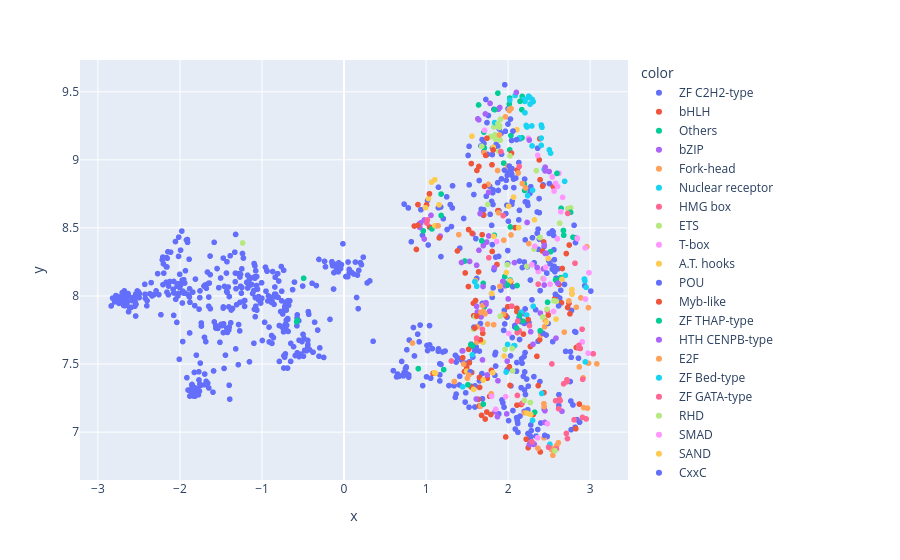
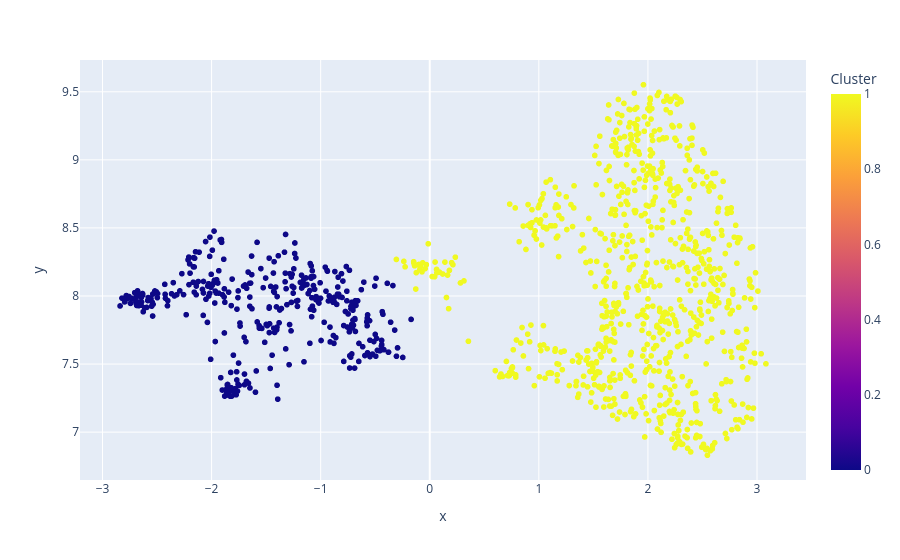

The cell these charts' notebook holds for them, in order:
### Markdown cell above
UMAP components - HDBSCAN clustering with resulting HyperParameters

### Code cell
import plotly.express as px
#hdbscan for two umap components 
#cluster the data using hdbscan
labels = hdbscan.HDBSCAN(
    min_samples=23,
    min_cluster_size=40,
    #metric='euclidean',
    #cluster_selection_epsilon=0.4,
    #cluster_selection_method='eom'
).fit_predict(umap_embeddings)
#visualize the results
clustered = (labels >= 0)
''''
plt.scatter(umap_embeddings[~clustered, 0],
            umap_embeddings[~clustered, 1],
            color=(0.5, 0.5, 0.5),
            s=1,
            alpha=0.5)


plt.scatter(umap_embeddings[clustered, 0],
            umap_embeddings[clustered, 1],
            #c=labels[clustered],
            c= family_label[clustered],
            s=1,
            #cmap='Spectral'
           );
plt.colorbar(scatter, label='label')
'''
fig = px.scatter(x=umap_embeddings[clustered, 0], y=umap_embeddings[clustered, 1], 
                    color=family_label[clustered],
                   size_max=2)
fig.update_layout(coloraxis_colorbar=dict(title='Family'))
fig.show()

fig = px.scatter(x=umap_embeddings[clustered, 0], y=umap_embeddings[clustered, 1], 
                    color=labels[clustered],
                   size_max=2)
fig.update_layout(coloraxis_colorbar=dict(title='Cluster'))
fig.show()

print(np.unique(labels))
num_noise_points = np.sum(labels == -1)

print(f"Number of Noise Points: {num_noise_points}")

### Figure 1 — Plotly figure (JSON) as saved in the notebook; plotly's stock layout.template omitted (floating-point values rounded to 4 significant figures; data arrays with more than 128 entries replaced by an {"elided": "..."} marker saying what was removed)
{"data": [{"hovertemplate": "color=ZF C2H2-type<br>x=%{x}<br>y=%{y}<extra></extra>", "legendgroup": "ZF C2H2-type", "marker": {"color": "#636efa", "symbol": "circle"}, "mode": "markers", "name": "ZF C2H2-type", "showlegend": true, "type": "scattergl", "x": {"elided": "685 float values"}, "xaxis": "x", "y": {"elided": "685 float values"}, "yaxis": "y"}, {"hovertemplate": "color=bHLH<br>x=%{x}<br>y=%{y}<extra></extra>", "legendgroup": "bHLH", "marker": {"color": "#EF553B", "symbol": "circle"}, "mode": "markers", "name": "bHLH", "showlegend": true, "type": "scattergl", "x": [1.518, 0.8821, 2.107, 1.651, 2.491, 2.552, 2.379, 2.113, 1.971, 2.271, 2.65, 1.807, 2.42, 2.016, 1.876, 2.434, 2.108, 1.691, 2.187, 2.754, 2.032, 1.997, 2.386, 2.568, 1.557, 1.74, 1.746, 1.468, 2.245, 2.743, 1.603, 1.551, 2.084, 1.653, 1.527, 2.832, 2.868, 1.864, 2.108, 2.278, 1.58, 1.577, 1.517, 2.367, 1.042, 2.392, 2.159, 1.702, 1.65, 1.64, 1.383, 2.385, 1.086, 1.637, 2.437, 2.306, 1.775, 1.971, 1.684, 2.221, 2.825, 1.721, 1.676, 2.351, 2.024, 2.62, 1.796, 1.495, 1.519], "xaxis": "x", "y": [8.488, 8.342, 7.886, 7.402, 7.86, 8.803, 9.0, 8.926, 7.856, 7.629, 7.95, 8.327, 8.33, 7.48, 8.627, 8.397, 7.909, 7.726, 7.72, 7.869, 8.103, 7.921, 9.155, 7.982, 7.438, 7.148, 7.395, 7.445, 6.885, 7.946, 7.966, 7.332, 8.503, 7.329, 7.509, 7.622, 7.206, 8.231, 7.198, 6.921, 7.855, 7.946, 8.069, 7.342, 8.506, 6.854, 7.203, 8.595, 7.192, 8.177, 8.331, 7.678, 7.432, 7.24, 7.29, 7.13, 7.263, 6.964, 8.45, 6.948, 7.025, 7.096, 7.123, 7.557, 7.343, 8.085, 7.454, 7.475, 7.609], "yaxis": "y"}, {"hovertemplate": "color=Others<br>x=%{x}<br>y=%{y}<extra></extra>", "legendgroup": "Others", "marker": {"color": "#00cc96", "symbol": "circle"}, "mode": "markers", "name": "Others", "showlegend": true, "type": "scattergl", "x": [1.832, 1.711, 1.71, 2.109, 1.545, 1.959, 0.9054, 2.172, 2.198, 2.015, 2.169, 2.02, 2.178, 1.963, 2.167, 2.324, -0.4926, 1.072, 0.9655, 2.201, 1.697, 1.184, 2.579, 1.473, 2.646, 2.791, 2.025, 2.517, 1.215, 1.705, 2.035], "xaxis": "x", "y": [8.446, 7.92, 9.088, 8.077, 7.643, 8.142, 7.466, 9.466, 8.822, 9.411, 9.162, 9.074, 7.816, 8.095, 9.368, 7.146, 8.13, 8.493, 8.478, 8.775, 8.093, 8.592, 8.119, 8.257, 8.644, 8.432, 8.117, 8.325, 7.459, 9.204, 9.179], "yaxis": "y"}, {"hovertemplate": "color=bZIP<br>x=%{x}<br>y=%{y}<extra></extra>", "legendgroup": "bZIP", "marker": {"color": "#ab63fa", "symbol": "circle"}, "mode": "markers", "name": "bZIP", "showlegend": true, "type": "scattergl", "x": [2.584, 2.431, 2.44, 1.447, 1.616, 2.657, 1.694, 2.231, 1.616, 1.628, 2.275, 2.469, 2.451, 1.671, 2.442, 1.73, 1.572, 2.078, 1.612, 1.432, 0.9783, 1.531, 1.966, 1.659, 0.9367, 1.983, 1.833, 0.9777, 2.001, 1.698, 0.9246, 1.764, 1.173, 1.99, 1.876, 2.177, 2.447, 2.449, 2.303, 2.318, 2.259, 1.87, 1.798, 1.645, 2.307, 1.841, 1.626, 2.268, 1.774], "xaxis": "x", "y": [7.69, 8.199, 8.081, 7.597, 8.226, 7.153, 8.07, 8.54, 7.924, 7.881, 7.737, 8.314, 8.313, 7.846, 8.373, 7.938, 8.456, 8.245, 7.243, 8.246, 8.559, 8.254, 8.075, 8.605, 8.538, 7.134, 8.209, 8.419, 7.978, 8.37, 8.503, 8.441, 8.44, 7.522, 7.377, 7.869, 7.071, 7.157, 7.645, 6.912, 6.908, 7.114, 7.269, 8.336, 6.91, 7.15, 7.883, 6.917, 7.887], "yaxis": "y"}, {"hovertemplate": "color=Fork-head<br>x=%{x}<br>y=%{y}<extra></extra>", "legendgroup": "Fork-head", "marker": {"color": "#FFA15A", "symbol": "circle"}, "mode": "markers", "name": "Fork-head", "showlegend": true, "type": "scattergl", "x": [1.943, 2.398, 2.445, 2.453, 2.886, 1.622, 3.082, 2.832, 2.868, 2.967, 2.035, 2.438, 2.981, 2.542, 2.979, 2.594, 2.685, 2.959, 2.545, 1.665, 2.612, 1.707, 1.825, 2.439, 2.915, 1.948, 2.921, 1.617, 2.528, 1.69, 2.437, 2.364, 2.741], "xaxis": "x", "y": [7.865, 7.714, 7.774, 7.821, 7.986, 7.775, 7.502, 7.917, 7.479, 7.176, 8.449, 6.958, 7.506, 6.88, 7.914, 6.902, 7.735, 8.362, 6.83, 7.191, 6.922, 9.053, 7.789, 7.187, 7.398, 8.41, 7.181, 7.661, 6.872, 7.93, 7.209, 6.881, 7.964], "yaxis": "y"}, {"hovertemplate": "color=Nuclear receptor<br>x=%{x}<br>y=%{y}<extra></extra>", "legendgroup": "Nuclear receptor", "marker": {"color": "#19d3f3", "symbol": "circle"}, "mode": "markers", "name": "Nuclear receptor", "showlegend": true, "type": "scattergl", "x": [2.227, 2.305, 2.265, 2.086, 2.215, 2.295, 2.204, 2.22, 2.251, 2.413, 2.307, 2.206, 2.404, 2.231, 2.289, 2.072, 2.176, 2.268, 2.689, 2.229, 2.698, 2.503, 2.405, 2.439, 2.298, 1.976, 2.404, 2.079, 2.517, 1.994, 2.292, 1.617], "xaxis": "x", "y": [7.86, 9.428, 9.459, 9.473, 9.445, 9.443, 9.43, 9.253, 9.468, 9.24, 7.925, 9.346, 9.107, 9.242, 9.249, 7.635, 9.441, 9.41, 8.842, 9.242, 8.151, 9.074, 9.255, 8.93, 8.776, 7.441, 9.16, 7.635, 9.05, 7.644, 9.103, 8.072], "yaxis": "y"}, {"hovertemplate": "color=HMG box<br>x=%{x}<br>y=%{y}<extra></extra>", "legendgroup": "HMG box", "marker": {"color": "#FF6692", "symbol": "circle"}, "mode": "markers", "name": "HMG box", "showlegend": true, "type": "scattergl", "x": [2.59, 1.017, 2.111, 2.533, 2.816, 1.01, 1.343, 3.038, 2.477, 2.677, 2.261, 2.723, 2.952, 2.627, 2.717, 2.779, 2.113, 2.412, 2.133, 2.173, 2.71, 2.902, 2.136, 2.719, 2.634, 2.291], "xaxis": "x", "y": [6.876, 8.559, 7.731, 7.501, 8.241, 8.536, 7.371, 7.576, 7.895, 7.355, 7.782, 6.953, 7.097, 7.241, 7.385, 8.018, 7.269, 7.727, 7.746, 7.213, 6.99, 7.756, 8.951, 7.371, 7.231, 6.929], "yaxis": "y"}, {"hovertemplate": "color=ETS<br>x=%{x}<br>y=%{y}<extra></extra>", "legendgroup": "ETS", "marker": {"color": "#B6E880", "symbol": "circle"}, "mode": "markers", "name": "ETS", "showlegend": true, "type": "scattergl", "x": [1.697, 2.316, 1.99, 2.385, 2.055, 2.39, 2.229, 1.599, 2.271, 2.423, 2.572, 1.579, -1.236, 1.677, 1.785, 1.751, 2.764, 2.729, 1.906, 1.825, 1.845, 1.841, 1.885], "xaxis": "x", "y": [7.661, 8.345, 8.229, 8.429, 7.45, 8.431, 8.218, 7.847, 7.218, 8.128, 6.863, 7.756, 8.389, 9.1, 9.171, 8.673, 8.647, 8.642, 9.144, 9.242, 9.152, 9.186, 9.064], "yaxis": "y"}, {"hovertemplate": "color=T-box<br>x=%{x}<br>y=%{y}<extra></extra>", "legendgroup": "T-box", "marker": {"color": "#FF97FF", "symbol": "circle"}, "mode": "markers", "name": "T-box", "showlegend": true, "type": "scattergl", "x": [2.554, 2.603, 2.433, 2.289, 2.664, 2.842, 2.943, 2.976, 2.939, 2.986, 2.359, 2.62, 2.904, 2.844, 2.48], "xaxis": "x", "y": [7.886, 8.805, 8.125, 8.23, 8.725, 8.426, 7.978, 7.58, 8.353, 8.171, 6.959, 8.902, 7.663, 8.421, 7.062], "yaxis": "y"}, {"hovertemplate": "color=A.T. hooks<br>x=%{x}<br>y=%{y}<extra></extra>", "legendgroup": "A.T. hooks", "marker": {"color": "#FECB52", "symbol": "circle"}, "mode": "markers", "name": "A.T. hooks", "showlegend": true, "type": "scattergl", "x": [1.824, 1.979, 1.115, 1.103, 1.951, 1.107, 2.275, 1.029, 2.49, 1.494, 2.006, 1.58, 2.108, 2.584, 2.025, 1.696], "xaxis": "x", "y": [8.438, 8.173, 7.433, 7.437, 7.559, 8.516, 7.13, 8.716, 8.275, 7.448, 8.66, 7.314, 9.222, 7.83, 8.111, 7.382], "yaxis": "y"}, {"hovertemplate": "color=POU<br>x=%{x}<br>y=%{y}<extra></extra>", "legendgroup": "POU", "marker": {"color": "#636efa", "symbol": "circle"}, "mode": "markers", "name": "POU", "showlegend": true, "type": "scattergl", "x": [1.806, 2.858, 2.615, 2.427, 2.577, 2.642, 2.446, 2.39, 1.584, 2.512, 2.488], "xaxis": "x", "y": [7.99, 7.543, 7.928, 7.726, 8.013, 8.042, 6.976, 8.039, 7.771, 8.237, 7.799], "yaxis": "y"}, {"hovertemplate": "color=Myb-like<br>x=%{x}<br>y=%{y}<extra></extra>", "legendgroup": "Myb-like", "marker": {"color": "#EF553B", "symbol": "circle"}, "mode": "markers", "name": "Myb-like", "showlegend": true, "type": "scattergl", "x": [1.447, 1.62, 1.551, 0.9007, 1.804, 1.16, 1.562, 1.042, 1.006, 0.8566, 2.042, 1.79, 1.477, 0.9013], "xaxis": "x", "y": [7.547, 8.922, 8.973, 8.519, 8.964, 8.427, 8.46, 8.751, 8.67, 8.514, 9.049, 7.13, 8.169, 8.671], "yaxis": "y"}, {"hovertemplate": "color=ZF THAP-type<br>x=%{x}<br>y=%{y}<extra></extra>", "legendgroup": "ZF THAP-type", "marker": {"color": "#00cc96", "symbol": "circle"}, "mode": "markers", "name": "ZF THAP-type", "showlegend": true, "type": "scattergl", "x": [1.64, 2.019, 1.184, 2.391, 1.947, 1.875, 1.566, 1.511, 1.993], "xaxis": "x", "y": [9.403, 9.454, 8.749, 7.744, 8.976, 9.49, 7.635, 7.348, 8.079], "yaxis": "y"}, {"hovertemplate": "color=HTH CENPB-type<br>x=%{x}<br>y=%{y}<extra></extra>", "legendgroup": "HTH CENPB-type", "marker": {"color": "#ab63fa", "symbol": "circle"}, "mode": "markers", "name": "HTH CENPB-type", "showlegend": true, "type": "scattergl", "x": [1.06, 1.723, 1.78, 1.643, 1.73, 1.899, 1.688, 1.881, 1.631, 2.393, 1.74], "xaxis": "x", "y": [8.592, 9.337, 9.415, 9.294, 7.951, 9.385, 7.53, 9.372, 9.301, 7.874, 8.396], "yaxis": "y"}, {"hovertemplate": "color=E2F<br>x=%{x}<br>y=%{y}<extra></extra>", "legendgroup": "E2F", "marker": {"color": "#FFA15A", "symbol": "circle"}, "mode": "markers", "name": "E2F", "showlegend": true, "type": "scattergl", "x": [1.669, 1.719, 1.75, 1.699, 1.883, 1.759, 1.9, 2.253, 2.173, 2.123, 2.212], "xaxis": "x", "y": [7.881, 7.869, 7.794, 7.886, 8.612, 8.82, 8.071, 8.385, 8.826, 8.904, 8.793], "yaxis": "y"}, {"hovertemplate": "color=ZF Bed-type<br>x=%{x}<br>y=%{y}<extra></extra>", "legendgroup": "ZF Bed-type", "marker": {"color": "#19d3f3", "symbol": "circle"}, "mode": "markers", "name": "ZF Bed-type", "showlegend": true, "type": "scattergl", "x": [1.836, 1.447, 2.238, 2.021, 2.139], "xaxis": "x", "y": [9.274, 7.333, 8.737, 9.44, 9.161], "yaxis": "y"}, {"hovertemplate": "color=ZF GATA-type<br>x=%{x}<br>y=%{y}<extra></extra>", "legendgroup": "ZF GATA-type", "marker": {"color": "#FF6692", "symbol": "circle"}, "mode": "markers", "name": "ZF GATA-type", "showlegend": true, "type": "scattergl", "x": [1.94, 2.909, 2.615, 2.58, 2.863, 2.907, 2.805, 2.367, 2.118, 1.309], "xaxis": "x", "y": [8.59, 7.388, 7.173, 7.231, 7.637, 7.108, 7.091, 8.087, 7.816, 7.523], "yaxis": "y"}, {"hovertemplate": "color=RHD<br>x=%{x}<br>y=%{y}<extra></extra>", "legendgroup": "RHD", "marker": {"color": "#B6E880", "symbol": "circle"}, "mode": "markers", "name": "RHD", "showlegend": true, "type": "scattergl", "x": [2.052, 2.588, 2.421, 2.559, 2.475, 2.198, 2.023, 1.963, 2.345], "xaxis": "x", "y": [7.614, 7.961, 7.845, 7.966, 7.904, 7.233, 9.029, 7.608, 8.921], "yaxis": "y"}, {"hovertemplate": "color=SMAD<br>x=%{x}<br>y=%{y}<extra></extra>", "legendgroup": "SMAD", "marker": {"color": "#FF97FF", "symbol": "circle"}, "mode": "markers", "name": "SMAD", "showlegend": true, "type": "scattergl", "x": [2.458, 2.601, 2.367, 2.326, 2.578, 2.361, 2.642, 2.539, 2.56], "xaxis": "x", "y": [8.211, 8.42, 8.18, 8.365, 8.827, 9.033, 8.619, 8.874, 8.771], "yaxis": "y"}, {"hovertemplate": "color=SAND<br>x=%{x}<br>y=%{y}<extra></extra>", "legendgroup": "SAND", "marker": {"color": "#FECB52", "symbol": "circle"}, "mode": "markers", "name": "SAND", "showlegend": true, "type": "scattergl", "x": [2.322, 0.9939, 1.158, 1.067, 1.106, 1.812, 2.129, 1.559, 1.684, 1.819], "xaxis": "x", "y": [8.56, 8.648, 8.67, 8.836, 8.855, 7.436, 8.502, 9.174, 7.664, 9.092], "yaxis": "y"}, {"hovertemplate": "color=CxxC<br>x=%{x}<br>y=%{y}<extra></extra>", "legendgroup": "CxxC", "marker": {"color": "#636efa", "symbol": "circle"}, "mode": "markers", "name": "CxxC", "showlegend": true, "type": "scattergl", "x": [0.7837, 2.765, 1.151, 1.539, 2.131, 1.65], "xaxis": "x", "y": [8.647, 7.228, 8.799, 7.444, 8.559, 7.595], "yaxis": "y"}, {"hovertemplate": "color=IRF tryptophan pentad repeat<br>x=%{x}<br>y=%{y}<extra></extra>", "legendgroup": "IRF tryptophan pentad repeat", "marker": {"color": "#EF553B", "symbol": "circle"}, "mode": "markers", "name": "IRF tryptophan pentad repeat", "showlegend": true, "type": "scattergl", "x": [1.727, 1.644, 1.663, 1.742, 1.618, 1.713, 1.818], "xaxis": "x", "y": [9.033, 8.951, 7.679, 9.159, 7.852, 8.805, 9.073], "yaxis": "y"}, {"hovertemplate": "color=RFX-type<br>x=%{x}<br>y=%{y}<extra></extra>", "legendgroup": "RFX-type", "marker": {"color": "#00cc96", "symbol": "circle"}, "mode": "markers", "name": "RFX-type", "showlegend": true, "type": "scattergl", "x": [1.697, 2.596, 2.641, 2.481, 2.674, 2.679, 2.146, 2.763], "xaxis": "x", "y": [7.206, 8.9, 8.134, 7.954, 8.481, 8.446, 9.43, 8.615], "yaxis": "y"}, {"hovertemplate": "color=HSF<br>x=%{x}<br>y=%{y}<extra></extra>", "legendgroup": "HSF", "marker": {"color": "#ab63fa", "symbol": "circle"}, "mode": "markers", "name": "HSF", "showlegend": true, "type": "scattergl", "x": [1.799, 1.763, 1.746, 2.605, 2.354, 2.452], "xaxis": "x", "y": [8.018, 8.762, 7.42, 8.093, 8.209, 8.919], "yaxis": "y"}, {"hovertemplate": "color=MBD<br>x=%{x}<br>y=%{y}<extra></extra>", "legendgroup": "MBD", "marker": {"color": "#FFA15A", "symbol": "circle"}, "mode": "markers", "name": "MBD", "showlegend": true, "type": "scattergl", "x": [1.399, 1.794, 1.148, 2.202, 1.872, 1.997, 1.601, 1.345], "xaxis": "x", "y": [8.451, 7.282, 8.516, 7.142, 8.922, 8.955, 8.113, 7.372], "yaxis": "y"}, {"hovertemplate": "color=DM<br>x=%{x}<br>y=%{y}<extra></extra>", "legendgroup": "DM", "marker": {"color": "#19d3f3", "symbol": "circle"}, "mode": "markers", "name": "DM", "showlegend": true, "type": "scattergl", "x": [2.942, 1.594, 2.158, 2.41, 2.509, 2.298, 1.563], "xaxis": "x", "y": [7.516, 8.104, 7.881, 7.284, 6.91, 7.086, 7.568], "yaxis": "y"}, {"hovertemplate": "color=CUT<br>x=%{x}<br>y=%{y}<extra></extra>", "legendgroup": "CUT", "marker": {"color": "#FF6692", "symbol": "circle"}, "mode": "markers", "name": "CUT", "showlegend": true, "type": "scattergl", "x": [1.687, 1.616, 2.864, 2.881, 2.493, 2.045, 1.766], "xaxis": "x", "y": [7.755, 7.69, 7.617, 7.615, 6.889, 7.926, 8.281], "yaxis": "y"}, {"hovertemplate": "color=STAT<br>x=%{x}<br>y=%{y}<extra></extra>", "legendgroup": "STAT", "marker": {"color": "#B6E880", "symbol": "circle"}, "mode": "markers", "name": "STAT", "showlegend": true, "type": "scattergl", "x": [1.876, 2.016, 1.906, 1.893, 1.848, 1.896], "xaxis": "x", "y": [9.266, 9.372, 9.298, 9.238, 9.159, 9.252], "yaxis": "y"}, {"hovertemplate": "color=ARID<br>x=%{x}<br>y=%{y}<extra></extra>", "legendgroup": "ARID", "marker": {"color": "#FF97FF", "symbol": "circle"}, "mode": "markers", "name": "ARID", "showlegend": true, "type": "scattergl", "x": [1.97, 2.008, 1.849, 1.798, 1.86, 1.713], "xaxis": "x", "y": [7.26, 7.725, 7.167, 7.263, 8.4, 9.217], "yaxis": "y"}, {"hovertemplate": "color=MADS-box/Mef2-type<br>x=%{x}<br>y=%{y}<extra></extra>", "legendgroup": "MADS-box/Mef2-type", "marker": {"color": "#FECB52", "symbol": "circle"}, "mode": "markers", "name": "MADS-box/Mef2-type", "showlegend": true, "type": "scattergl", "x": [2.776, 2.231, 2.779, 2.468, 2.657], "xaxis": "x", "y": [8.047, 7.139, 8.014, 7.806, 8.123], "yaxis": "y"}, {"hovertemplate": "color=Grainyhead<br>x=%{x}<br>y=%{y}<extra></extra>", "legendgroup": "Grainyhead", "marker": {"color": "#636efa", "symbol": "circle"}, "mode": "markers", "name": "Grainyhead", "showlegend": true, "type": "scattergl", "x": [1.999, 2.104, 2.014, 2.029, 2.06], "xaxis": "x", "y": [9.263, 9.149, 8.954, 9.3, 9.212], "yaxis": "y"}, {"hovertemplate": "color=DACHbox-N<br>x=%{x}<br>y=%{y}<extra></extra>", "legendgroup": "DACHbox-N", "marker": {"color": "#EF553B", "symbol": "circle"}, "mode": "markers", "name": "DACHbox-N", "showlegend": true, "type": "scattergl", "x": [2.726, 2.245], "xaxis": "x", "y": [7.916, 7.826], "yaxis": "y"}, {"hovertemplate": "color=NBD<br>x=%{x}<br>y=%{y}<extra></extra>", "legendgroup": "NBD", "marker": {"color": "#00cc96", "symbol": "circle"}, "mode": "markers", "name": "NBD", "showlegend": true, "type": "scattergl", "x": [1.836, 1.678, -0.5713, -0.5776], "xaxis": "x", "y": [9.369, 8.406, 7.821, 7.81], "yaxis": "y"}, {"hovertemplate": "color=MYND-type<br>x=%{x}<br>y=%{y}<extra></extra>", "legendgroup": "MYND-type", "marker": {"color": "#ab63fa", "symbol": "circle"}, "mode": "markers", "name": "MYND-type", "showlegend": true, "type": "scattergl", "x": [2.101], "xaxis": "x", "y": [9.496], "yaxis": "y"}, {"hovertemplate": "color=CSD<br>x=%{x}<br>y=%{y}<extra></extra>", "legendgroup": "CSD", "marker": {"color": "#FFA15A", "symbol": "circle"}, "mode": "markers", "name": "CSD", "showlegend": true, "type": "scattergl", "x": [0.8347, 1.457, 1.503, 1.521], "xaxis": "x", "y": [7.655, 7.5, 7.396, 7.419], "yaxis": "y"}, {"hovertemplate": "color=Runt<br>x=%{x}<br>y=%{y}<extra></extra>", "legendgroup": "Runt", "marker": {"color": "#19d3f3", "symbol": "circle"}, "mode": "markers", "name": "Runt", "showlegend": true, "type": "scattergl", "x": [2.951, 2.93, 2.936], "xaxis": "x", "y": [8.064, 8.124, 8.111], "yaxis": "y"}, {"hovertemplate": "color=GCM<br>x=%{x}<br>y=%{y}<extra></extra>", "legendgroup": "GCM", "marker": {"color": "#FF6692", "symbol": "circle"}, "mode": "markers", "name": "GCM", "showlegend": true, "type": "scattergl", "x": [1.913, 2.727], "xaxis": "x", "y": [9.061, 8.607], "yaxis": "y"}, {"hovertemplate": "color=IPT/TIG<br>x=%{x}<br>y=%{y}<extra></extra>", "legendgroup": "IPT/TIG", "marker": {"color": "#B6E880", "symbol": "circle"}, "mode": "markers", "name": "IPT/TIG", "showlegend": true, "type": "scattergl", "x": [2.629, 1.905], "xaxis": "x", "y": [8.535, 7.852], "yaxis": "y"}, {"hovertemplate": "color=NDT80<br>x=%{x}<br>y=%{y}<extra></extra>", "legendgroup": "NDT80", "marker": {"color": "#FF97FF", "symbol": "circle"}, "mode": "markers", "name": "NDT80", "showlegend": true, "type": "scattergl", "x": [2.512, 2.248], "xaxis": "x", "y": [8.086, 9.159], "yaxis": "y"}, {"hovertemplate": "color=Prospero<br>x=%{x}<br>y=%{y}<extra></extra>", "legendgroup": "Prospero", "marker": {"color": "#FECB52", "symbol": "circle"}, "mode": "markers", "name": "Prospero", "showlegend": true, "type": "scattergl", "x": [2.067, 1.801], "xaxis": "x", "y": [8.727, 8.018], "yaxis": "y"}, {"hovertemplate": "color=Unassigned<br>x=%{x}<br>y=%{y}<extra></extra>", "legendgroup": "Unassigned", "marker": {"color": "#636efa", "symbol": "circle"}, "mode": "markers", "name": "Unassigned", "showlegend": true, "type": "scattergl", "x": [1.151], "xaxis": "x", "y": [7.611], "yaxis": "y"}, {"hovertemplate": "color=Paired/Homeobox/PAI/RED<br>x=%{x}<br>y=%{y}<extra></extra>", "legendgroup": "Paired/Homeobox/PAI/RED", "marker": {"color": "#EF553B", "symbol": "circle"}, "mode": "markers", "name": "Paired/Homeobox/PAI/RED", "showlegend": true, "type": "scattergl", "x": [2.709, 1.592, 2.746, 2.66, 2.39, 2.42], "xaxis": "x", "y": [8.312, 7.765, 8.374, 8.202, 8.854, 8.807], "yaxis": "y"}, {"hovertemplate": "color=H-S-H (helix-span-helix) dimerization<br>x=%{x}<br>y=%{y}<extra></extra>", "legendgroup": "H-S-H (helix-span-helix) dimerization", "marker": {"color": "#00cc96", "symbol": "circle"}, "mode": "markers", "name": "H-S-H (helix-span-helix) dimerization", "showlegend": true, "type": "scattergl", "x": [2.027, 2.103, 2.142], "xaxis": "x", "y": [8.507, 7.764, 7.858], "yaxis": "y"}, {"hovertemplate": "color=TEA<br>x=%{x}<br>y=%{y}<extra></extra>", "legendgroup": "TEA", "marker": {"color": "#ab63fa", "symbol": "circle"}, "mode": "markers", "name": "TEA", "showlegend": true, "type": "scattergl", "x": [2.258, 1.935, 2.501, 2.452], "xaxis": "x", "y": [9.145, 8.108, 8.914, 8.946], "yaxis": "y"}, {"hovertemplate": "color=GTF2I-like<br>x=%{x}<br>y=%{y}<extra></extra>", "legendgroup": "GTF2I-like", "marker": {"color": "#FFA15A", "symbol": "circle"}, "mode": "markers", "name": "GTF2I-like", "showlegend": true, "type": "scattergl", "x": [1.968, 1.895, 2.014, 2.036], "xaxis": "x", "y": [9.316, 9.183, 9.362, 9.377], "yaxis": "y"}], "layout": {"coloraxis": {"colorbar": {"title": {"text": "Family"}}}, "legend": {"title": {"text": "color"}, "tracegroupgap": 0}, "margin": {"t": 60}, "xaxis": {"anchor": "y", "domain": [0, 1], "title": {"text": "x"}}, "yaxis": {"anchor": "x", "domain": [0, 1], "title": {"text": "y"}}}}

### Figure 2 — Plotly figure (JSON) as saved in the notebook; plotly's stock layout.template omitted (floating-point values rounded to 4 significant figures; data arrays with more than 128 entries replaced by an {"elided": "..."} marker saying what was removed)
{"data": [{"hovertemplate": "x=%{x}<br>y=%{y}<br>color=%{marker.color}<extra></extra>", "legendgroup": "", "marker": {"color": {"elided": "1189 int values"}, "coloraxis": "coloraxis", "symbol": "circle"}, "mode": "markers", "name": "", "showlegend": false, "type": "scattergl", "x": {"elided": "1189 float values"}, "xaxis": "x", "y": {"elided": "1189 float values"}, "yaxis": "y"}], "layout": {"coloraxis": {"colorbar": {"title": {"text": "Cluster"}}, "colorscale": [[0, "#0d0887"], [0.1111, "#46039f"], [0.2222, "#7201a8"], [0.3333, "#9c179e"], [0.4444, "#bd3786"], [0.5556, "#d8576b"], [0.6667, "#ed7953"], [0.7778, "#fb9f3a"], [0.8889, "#fdca26"], [1, "#f0f921"]]}, "legend": {"tracegroupgap": 0}, "margin": {"t": 60}, "xaxis": {"anchor": "y", "domain": [0, 1], "title": {"text": "x"}}, "yaxis": {"anchor": "x", "domain": [0, 1], "title": {"text": "y"}}}}
